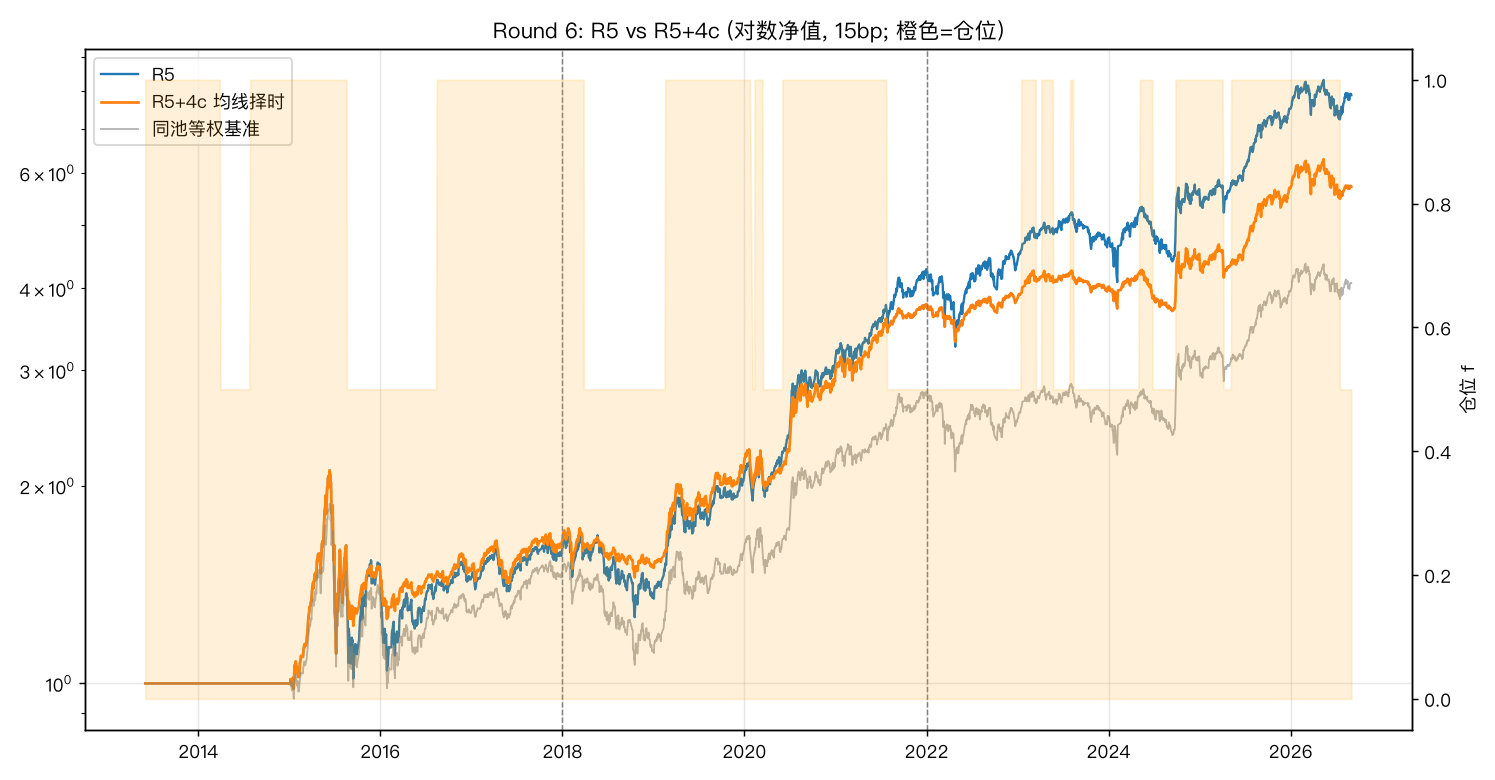

Python code for this plot:
#!/usr/bin/env -S uv run --no-sync
# -*- coding: utf-8 -*-
"""Round 6 收尾 —— 严格按 docs/factor_round6_r5_ma_plan.md v1.0 实施。

R5（行业内排名前20%） vs R5+4c（同持仓 + 沪深300<MA200 仓位缩放）。
判定看 R5+4c 的 P1~P4。
用法: uv run python research/factor_round6.py
"""

from __future__ import annotations

import sys
from pathlib import Path

import matplotlib

matplotlib.use("Agg")
import matplotlib.pyplot as plt
import numpy as np
import pandas as pd

plt.rcParams["font.sans-serif"] = ["PingFang SC", "Heiti TC", "Arial Unicode MS"]
plt.rcParams["axes.unicode_minus"] = False

sys.path.insert(0, str(Path(__file__).resolve().parent.parent))
from research.dividend_factor import load_all, month_last_days, metrics
from research.reversal_factor import ERAS, build_pool, ew_nav
from src.data_loader import load_index_daily

ROOT = Path(__file__).resolve().parent.parent
OUT = ROOT / "output"
R2 = ROOT / "data" / "round2"
COST = 15e-4
COST_SWEEP = [35e-4]
MIN_N = 50
MIN_IND = 5
MA_WIN = 200
BAND = 0.02


def _pct(vals: pd.Series) -> pd.Series:
    return vals.rank(pct=True)


def build_weight_matrix(ret: pd.DataFrame, sets: dict) -> pd.DataFrame:
    cols = ret.columns
    W = pd.DataFrame(0.0, index=ret.index, columns=cols)
    w = pd.Series(0.0, index=cols)
    for dt in ret.index:
        if dt in sets:
            S = sets[dt]
            w = pd.Series(0.0, index=cols)
            if S:
                w[list(S)] = 1.0 / len(S)
        W.loc[dt] = w
    return W


def scaled_nav(
    ret: pd.DataFrame, W: pd.DataFrame, f: pd.Series, cost: float
) -> pd.Series:
    scaled = W.multiply(f, axis=0)
    turn = scaled.diff().abs().sum(axis=1).fillna(0.0)
    gross = (scaled.shift(1).fillna(0.0) * ret.fillna(0.0)).sum(axis=1)
    return (1 + gross - turn * cost).cumprod()


def trend_breaker(idx_close: pd.Series) -> pd.Series:
    ma = idx_close.rolling(MA_WIN).mean()
    f = pd.Series(1.0, index=idx_close.index)
    state = 1.0
    for t in idx_close.index:
        c = idx_close.loc[t]
        if np.isnan(ma.loc[t]):
            f.loc[t] = state
            continue
        if state == 1.0 and c < ma.loc[t] * (1 - BAND):
            state = 0.5
        elif state == 0.5 and c > ma.loc[t] * (1 + BAND):
            state = 1.0
        f.loc[t] = state
    return f


def max_dd_episode(nav: pd.Series) -> tuple[str, str, float]:
    cummax = nav.cummax()
    dd = nav / cummax - 1
    trough_i = dd.idxmin()
    peak_i = nav[:trough_i].idxmax()
    return str(peak_i.date()), str(trough_i.date()), float(dd.min())


def main() -> None:
    print("== Round 6 收尾 (预注册 v1.0): R5 vs R5+4c 均线择时 ==")
    close, *_ = load_all()
    ret_qfq = close.pct_change()
    pool = build_pool(close, *load_all()[3:5])
    ind = pd.read_parquet(R2 / "industry.parquet").set_index("code")["industry"]

    amt = pd.read_parquet(R2 / "daily_ext.parquet")
    amt["date"] = pd.to_datetime(amt["date"])
    amount = amt.pivot(index="date", columns="code", values="amount").sort_index()
    amount = amount.reindex(index=close.index, columns=close.columns).ffill()
    amihud = (
        ((close.pct_change().abs() / amount) * 1e6).rolling(21, min_periods=15).mean()
    )
    mom = close.shift(21) / close.shift(250) - 1.0

    idx = close.index
    sig_days = [t for t in month_last_days(idx) if idx.get_loc(t) + 1 < len(idx)]
    sets_R5: dict = {}
    bench_sets: dict = {}
    for k, T in enumerate(sig_days):
        e = pool.loc[T]
        exec_day = idx[idx.get_loc(T) + 1]
        a = amihud.loc[T][e].dropna()
        m = mom.loc[T][e].dropna()
        common = a.index.intersection(m.index)
        ind_s = ind.reindex(common)
        keep = ind_s.value_counts()[ind_s.value_counts() >= MIN_IND].index
        codes = common[ind_s.isin(keep)]
        if len(codes) < MIN_N:
            continue
        if k + 1 < len(sig_days):
            bench_sets[exec_day] = set(codes)
        pa = a.reindex(codes).groupby(ind_s[codes]).rank(pct=True)
        pm = m.reindex(codes).groupby(ind_s[codes]).rank(pct=True)
        sc = (pa + pm) / 2
        q = pd.qcut(sc.rank(method="first"), 5, labels=False)
        sets_R5[exec_day] = set(codes[q == 4])

    W = build_weight_matrix(ret_qfq, sets_R5)
    nav_bench, _ = ew_nav(ret_qfq, bench_sets, COST)
    ann_bench = metrics(nav_bench)["年化"]
    navR5 = (
        1
        + (W.shift(1).fillna(0.0) * ret_qfq.fillna(0.0)).sum(axis=1)
        - W.diff().abs().fillna(0.0).sum(axis=1) * COST
    ).cumprod()

    hs300 = load_index_daily("000300", start="20130601", refresh=False)["close"]
    hs300 = hs300.reindex(close.index).ffill()
    f = trend_breaker(hs300)
    navR5_4c = scaled_nav(ret_qfq, W, f, COST)
    navR5_4c35 = scaled_nav(ret_qfq, W, f, COST_SWEEP[0])

    print(
        f"调仓期数 {len(bench_sets)}, 基准年化 {ann_bench:+.1%}; "
        f"均线信号: 满仓 {(f == 1.0).mean():.1%} 半仓 {(f == 0.5).mean():.1%}"
    )

    rows = {}
    for k, nav, tnav in [("R5", navR5, None), ("R5+4c", navR5_4c, navR5_4c35)]:
        pk, tr, mdd = max_dd_episode(nav)
        era_exc = {}
        for era, (s, e_) in ERAS.items():
            a, b = nav[s:e_], nav_bench[s:e_]
            era_exc[era] = (
                metrics(a / a.dropna().iloc[0])["年化"]
                - metrics(b / b.dropna().iloc[0])["年化"]
            )
        scaled = W.multiply(f if k == "R5+4c" else 1.0, axis=0)
        turn = float(scaled.diff().abs().sum(axis=1).sum() / 2 / (len(nav) / 244))
        rows[k] = {
            "臂": k,
            "超额15bp": round(metrics(nav)["年化"] - ann_bench, 4),
            "超额35bp": round(
                (metrics(tnav)["年化"] - ann_bench)
                if tnav is not None
                else (metrics(nav)["年化"] - ann_bench),
                4,
            ),
            "年换手": round(turn, 1),
            "夏普": round(metrics(nav)["夏普"], 2),
            "最大回撤": round(mdd, 3),
            "回撤区间": f"{pk}~{tr}",
            **{f"超额{era}": round(v, 4) for era, v in era_exc.items()},
        }
        print(
            f"\n■ {k}: 超额15bp {rows[k]['超额15bp']:+.1%} | 35bp {rows[k]['超额35bp']:+.1%} "
            f"| 换手 {turn:.1f} | 夏普 {rows[k]['夏普']:.2f} | 回撤 {mdd:.1%} ({pk}~{tr})"
        )
        print(
            "   分段超额: " + "  ".join(f"{era}:{v:+.1%}" for era, v in era_exc.items())
        )

    R5, R5c = rows["R5"], rows["R5+4c"]
    p1 = R5c["最大回撤"] >= -0.35
    p2 = R5c["超额15bp"] >= 0.03
    p3 = R5c["超额35bp"] > 0
    p4 = sum(R5c[f"超额{era}"] > 0 for era in ERAS) >= 2
    n_pass = sum([p1, p2, p3, p4])
    verdict = {4: "通过", 3: "部分通过"}.get(n_pass, "未通过")
    print("\n== 判定 (R5+4c vs R5) ==")
    print(
        f"  P1 回撤≥-35%: R5 {R5['最大回撤']:.1%} → R5+4c {R5c['最大回撤']:.1%} → {p1}"
    )
    print(
        f"  P2 超额≥+3pp: R5 {R5['超额15bp']:+.1%} → R5+4c {R5c['超额15bp']:+.1%} → {p2}"
    )
    print(f"  P3 35bp 超额>0: {R5c['超额35bp']:+.1%} → {p3}")
    print(f"  P4 三段≥2 正: {sum(R5c[f'超额{era}'] > 0 for era in ERAS)}/3 → {p4}")
    print(f"  → R5+4c 判定: {verdict}({n_pass}/4)")

    pd.DataFrame(rows).T.to_csv(OUT / "factor_round6_summary.csv")
    fig, ax = plt.subplots(figsize=(11.5, 6))
    ax.plot(navR5, lw=1.3, label="R5")
    ax.plot(navR5_4c, lw=1.5, label="R5+4c 均线择时")
    ax.plot(nav_bench, lw=1, alpha=0.6, color="gray", label="同池等权基准")
    ax2 = ax.twinx()
    ax2.fill_between(f.index, f.values, alpha=0.15, color="orange")
    ax2.set_ylabel("仓位 f")
    for y in ("2018-01-01", "2022-01-01"):
        ax.axvline(pd.Timestamp(y), color="gray", ls="--", lw=0.8)
    ax.set_yscale("log")
    ax.legend(loc="upper left")
    ax.grid(alpha=0.3)
    ax.set_title("Round 6: R5 vs R5+4c (对数净值, 15bp; 橙色=仓位)")
    fig.tight_layout()
    fig.savefig(OUT / "factor_round6.png", dpi=130)
    print("\nCSV: output/factor_round6_summary.csv | 图: output/factor_round6.png")


if __name__ == "__main__":
    main()
